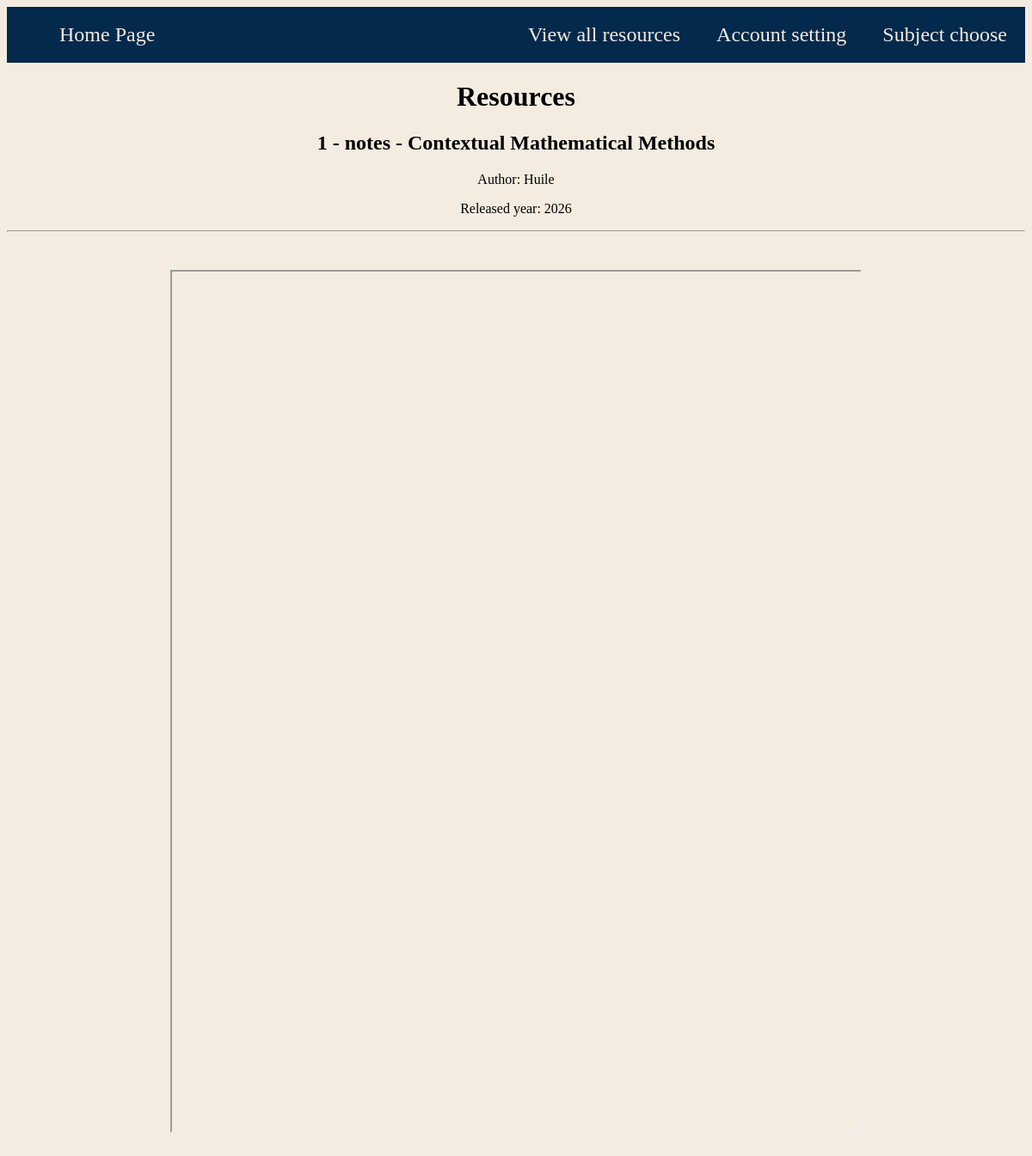
Page /resources/4 on the committed database.
### tables this page shows
CREATE TABLE "resources" (unit_id INTEGER, resources_id INTEGER PRIMARY KEY, subject TEXT, unit TEXT, resources_name TEXT, path TEXT, type TEXT, author TEXT, from_link TEXT, released_year INTEGER);

### main.py (the view)
@app.route("/resources/<int:resource_id>", methods=['GET'])
def resources(resource_id):
    conre = sqlite3.connect('database/database.db')
    re_cursor = conre.cursor()
    re_cursor.execute("SELECT resources_id, resources_name, path, type, author, from_link, released_year FROM resources WHERE resources_id=?",
                      (resource_id,)
    )
    resource = re_cursor.fetchone()
    conre.close()
    return render_template(
        "resources.html",
        resource=resource,
    )

### templates/resources.html (shortened to what this page needs)
<!DOCTYPE html>
<html lang="en">
  <head>
    <link rel="stylesheet" href="/static/style.css">
  </head>
  <body>
    <header>
      <Ul>
        <li><a href="{{ url_for('subjectpick')}}">Subject choose</a></li>
        <li><a href="{{ url_for('account') }}">Account setting</a></li>
        <li><a href="{{ url_for('all_resources')}}">View all resources</a></li>
        <li class="tag_left"><a href="{{ url_for('homepage')}}">Home Page</a></li>
      </Ul>
    </header>
    <main>
      <h1>Resources</h1>
      <div class="list_display">
        <h2 class="">{{ resource[1] }}</h2>
        <p>Author: {{ resource[4] }}</p>
        <p>Released year: {{ resource[6]}}</p>
        <hr>
        <br>
        <br>
        {% if resource[3] == "jpg" or resource[3] == "png" %}
        <img class="photo_display" src="{{ url_for('static', filename=resource[2].replace('static/', '')) }}" alt="{{ resource[1] }}">
        {% elif resource[3] == "pdf" %}
        <iframe class="pdf_display" src="{{ url_for('static', filename=resource[2].replace('static/', '')) }}"></iframe>
        {% endif %}
      </div>
      <br>
      <br>
      <br>
      <br>
    </main>
  </body>
</html>

### static/style.css (style rules this page uses)
:root { --background: #F4ECE1; --blue: #03294C; --orange: #FB7E0A; --end_orange_1: #fba30a; --end_orange_2: #fb7e0a; --end_orange_3:#ff6a00; --end_red_1:#ff4800; --end_blue_1:#4FABFF; --end_blue_2:#0D7BE0; --end_blue_1:#034F94; }
body { font-family: SN pro; background-color: rgb(244, 236, 225); }
h1, h2, h3, h4, h5, h6 { text-align: center; }
header { position: relative; }
ul { font-size: 150%; list-style-type: none; overflow: hidden; margin: 0; padding: 1; background-color: var(--blue); }
ul li { float: right; }
ul li a { text-decoration: none; display: block; color: var(--background); text-align: center; padding: 19px 21px; }
ul li.tag_left { float: left; }
.list_display { text-align: center; justify-content: center; }
.pdf_display { width: 800px; height: 1000px; }

### rows in the picture
resources: resources_name "1 - notes - Contextual Mathematical Methods", author "Huile", released_year "2026"
